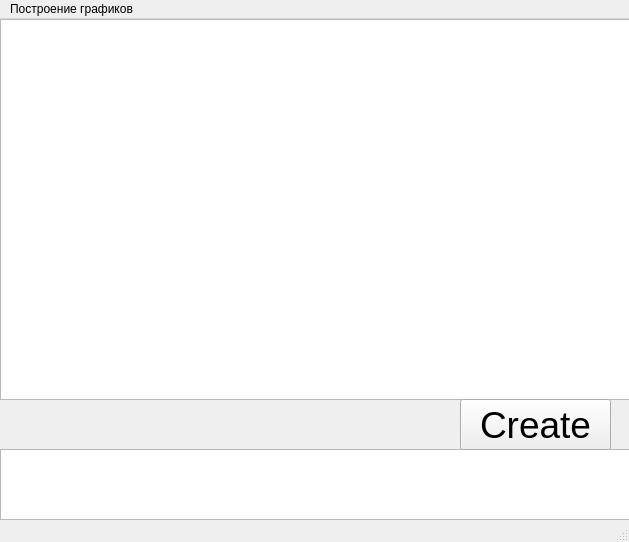
<?xml version="1.0" encoding="UTF-8"?>
<ui version="4.0">
 <class>Plotting</class>
 <widget class="QMainWindow" name="Plotting">
  <property name="geometry">
   <rect>
    <x>0</x>
    <y>0</y>
    <width>629</width>
    <height>542</height>
   </rect>
  </property>
  <property name="windowTitle">
   <string>Построение графиков</string>
  </property>
  <widget class="QWidget" name="centralwidget">
   <widget class="PlotWidget" name="GraphicsView">
    <property name="geometry">
     <rect>
      <x>0</x>
      <y>0</y>
      <width>631</width>
      <height>381</height>
     </rect>
    </property>
   </widget>
   <widget class="QTextEdit" name="textEdit">
    <property name="geometry">
     <rect>
      <x>0</x>
      <y>430</y>
      <width>631</width>
      <height>71</height>
     </rect>
    </property>
    <property name="font">
     <font>
      <pointsize>28</pointsize>
     </font>
    </property>
    <property name="html">
     <string>&lt;!DOCTYPE HTML PUBLIC &quot;-//W3C//DTD HTML 4.0//EN&quot; &quot;http://www.w3.org/TR/REC-html40/strict.dtd&quot;&gt;
&lt;html&gt;&lt;head&gt;&lt;meta name=&quot;qrichtext&quot; content=&quot;1&quot; /&gt;&lt;style type=&quot;text/css&quot;&gt;
p, li { white-space: pre-wrap; }
&lt;/style&gt;&lt;/head&gt;&lt;body style=&quot; font-family:'MS Shell Dlg 2'; font-size:28pt; font-weight:400; font-style:normal;&quot;&gt;
&lt;p style=&quot;-qt-paragraph-type:empty; margin-top:0px; margin-bottom:0px; margin-left:0px; margin-right:0px; -qt-block-indent:0; text-indent:0px; font-size:8.25pt;&quot;&gt;&lt;br /&gt;&lt;/p&gt;&lt;/body&gt;&lt;/html&gt;</string>
    </property>
   </widget>
   <widget class="QPushButton" name="pushButton">
    <property name="geometry">
     <rect>
      <x>460</x>
      <y>380</y>
      <width>151</width>
      <height>51</height>
     </rect>
    </property>
    <property name="font">
     <font>
      <pointsize>28</pointsize>
     </font>
    </property>
    <property name="text">
     <string>Create</string>
    </property>
   </widget>
  </widget>
  <widget class="QMenuBar" name="menubar">
   <property name="geometry">
    <rect>
     <x>0</x>
     <y>0</y>
     <width>629</width>
     <height>21</height>
    </rect>
   </property>
   <widget class="QMenu" name="menu">
    <property name="title">
     <string>Построение графиков</string>
    </property>
    <addaction name="separator"/>
    <addaction name="action_3"/>
    <addaction name="separator"/>
    <addaction name="action_4"/>
    <addaction name="separator"/>
    <addaction name="action_6"/>
    <addaction name="separator"/>
   </widget>
   <addaction name="menu"/>
  </widget>
  <widget class="QStatusBar" name="statusbar"/>
  <action name="action_3">
   <property name="text">
    <string>Обычный калькулятор</string>
   </property>
  </action>
  <action name="action_4">
   <property name="text">
    <string>Инженерный калькулятор</string>
   </property>
  </action>
  <action name="action_6">
   <property name="text">
    <string>Физические величины</string>
   </property>
  </action>
 </widget>
 <customwidgets>
  <customwidget>
   <class>PlotWidget</class>
   <extends>QGraphicsView</extends>
   <header>pyqtgraph</header>
  </customwidget>
 </customwidgets>
 <resources/>
 <connections/>
</ui>
